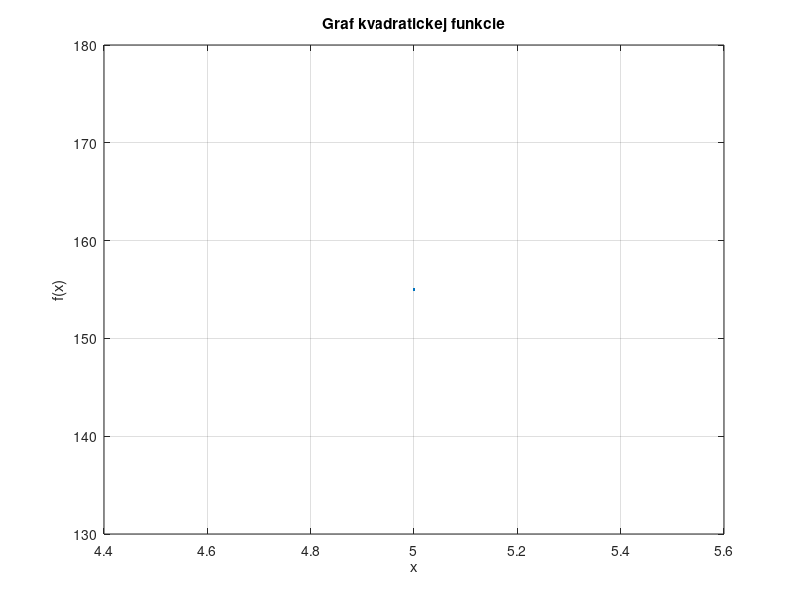

This figure's MATLAB source:
clear; clc;

%Menu :
% Zadat kvadraticku funkciu pomocou koef. a,b,c
%Nakreslit graf zadanej kvadratickej funkcie.
%Vypocitat funkcne hodnoty kvadratickej funkcie pre vektor x v ktorom sa
%zadava min., max. hodnota a krok. Vytvor subor VystupKvadraticka.txt do ktoreho sa zapise
%vysledok


% Zadané koeficienty kvadratickej funkcie
a = input('Zadajte koeficient a: ');
b = input('Zadajte koeficient b: ');
c = input('Zadajte koeficient c: ');

% Zadané minimálne a maximálne hodnoty a krok
min_hodnota = input('Zadajte minimálnu hodnotu x: ');
max_hodnota = input('Zadajte maximálnu hodnotu x: ');
krok = input('Zadajte krok: ');

% Vytvorenie vektora x
x = min_hodnota:krok:max_hodnota;

% Vypocet funkcných hodnôt kvadratickej funkcie
y = a*x.^2 + b*x + c;

% Nakreslenie grafu
figure;
plot(x, y);
title('Graf kvadratickej funkcie');
xlabel('x');
ylabel('f(x)');
grid on;

% Uloženie výsledkov do súboru
vystup_file = 'VystupKvadraticka.txt';
fid = fopen(vystup_file, 'w');
fprintf(fid, 'x\tf(x)\n');
fprintf(fid, '%.4f\t%.4f\n', [x; y]);
fclose(fid);

disp(['Výsledky boli uložené do súboru: ' vystup_file]);